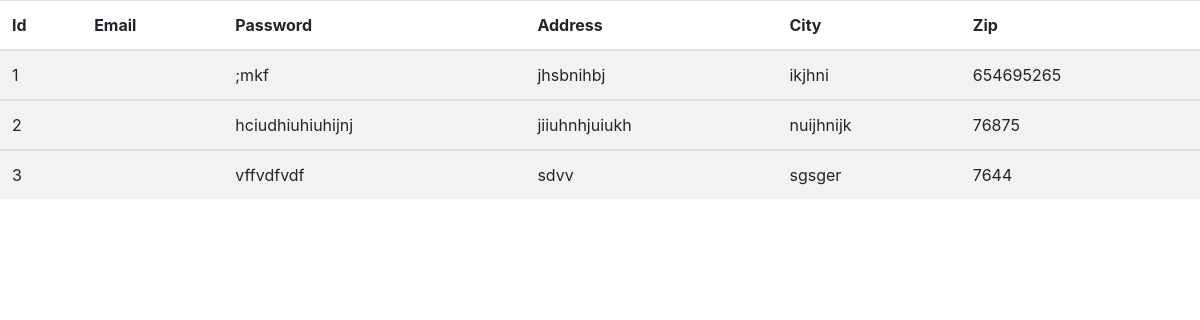
Screenshot of /emp_info with the database file from the repository.
### core/models.py (models this page shows, shortened)
class Employee(models.Model):
    emp_email = models.EmailField(max_length=200)
    epassword = models.CharField(max_length=200)
    eaddress = models.CharField(max_length=200)
    ecity = models.CharField(max_length = 200)
    ezip = models.IntegerField()

### core/views.py (the view)
# urls.py: path('emp_info' , views.emp_info),
def emp_info(request):
    emp = Employee.objects.all()
    return render(request , 'emp1.html' , {'emp':emp})

### core/templates/emp1.html (shortened to what this page needs)
<!doctype html>
<html lang="en">
  <head>
    <link rel="stylesheet" href="https://maxcdn.bootstrapcdn.com/bootstrap/4.0.0/css/bootstrap.min.css">
  </head>
<body>
    <table class="table table-striped">
        <thead>
            <tr>
                <th scope="col">Id</th>
                <th scope="col">Email</th>
                <th scope="col">Password</th>
                <th scope="col">Address</th>
                <th scope="col">City</th>
                <th scope="col">Zip</th>
           </tr>
        </thead>
        <tbody>
            <tr>
                {% for e in emp %}
                <td scope="row">{{e.id}}</td>
                <td scope="row">{{e.eemail}}</td>
                <td scope="row">{{e.epassword}}</td>
                <td scope="row">{{e.eaddress}}</td>
                <td scope="row">{{e.ecity}}</td>
                <td scope="row">{{e.ezip}}</td>
            </tr>
        </tbody>
                {% endfor %}
    </table>
  </body>
</html>

### rows the page displays
Employee: id "1", epassword ";mkf", eaddress "jhsbnihbj", ecity "ikjhni", ezip "654695265"
Employee: id "2", epassword "hciudhiuhiuhijnj", eaddress "jiiuhnhjuiukh", ecity "nuijhnijk", ezip "76875"
Employee: id "3", epassword "vffvdfvdf", eaddress "sdvv", ecity "sgsger", ezip "7644"
